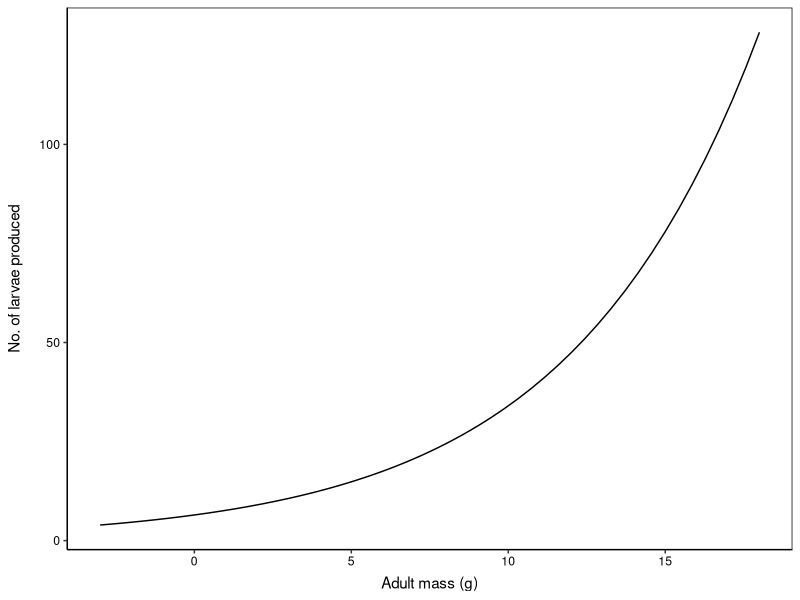
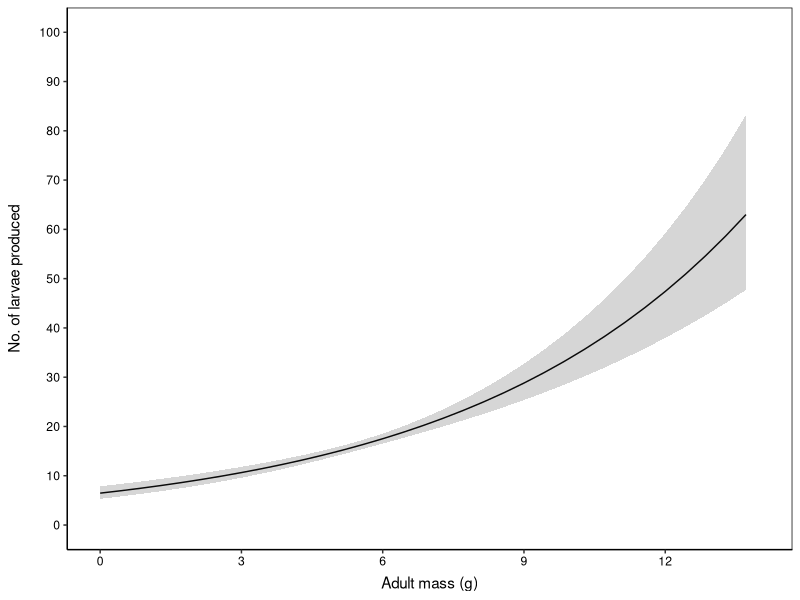

The R script that drew these images, in order:
###########################################################
###########################################################
# - Introduction to general linear models (GLM)
# - Tutorial #4 - Plot poisson glm
# - Honours Class Tutorial
# - Rhodes Universtiy
# - Script written: 23/02/2020
# - By: Guy F. Sutton
###########################################################
###########################################################

# Load required libraries
library(tidyverse)

# Set plot theme
theme_set(theme_classic() +
            theme(panel.border = element_rect(colour = "black", fill = NA),
                  axis.text = element_text(colour = "black"),
                  axis.title.x = element_text(margin = unit(c(2, 0, 0, 0), "mm")),
                  axis.title.y = element_text(margin = unit(c(0, 4, 0, 0), "mm")),
                  legend.position = "none"))

# Import data
data <- readxl::read_excel("./data_raw/poisson_data.xlsx")

# Check data imported properly
str(data)
head(data)

# We are trying to predict the number of larvae produced by
# female insects of a different mass 
mod2 <- glm(larvae ~ adult_mass,
            data = data,
            family = poisson(link = "log"))
summary(mod2)

## some data to predict at: 100 values over the range of adult_mass
ndata <- with(data, 
              data_frame(adult_mass = seq(min(adult_mass)-5, 
                                          max(adult_mass)+10,
                                          length = 50)))

## add the fitted values by predicting from the model for the new data
ndata <- add_column(ndata, 
                    fit = predict(mod2, 
                                  newdata = ndata, 
                                  type = 'response'))

## plot it
plt <- ggplot(ndata, aes(x = adult_mass, y = fit)) +
  geom_line() +
  #geom_rug(aes(y = visited, colour = lvisited), data = ndata) +
  scale_colour_discrete(name = 'Visited') +
  labs(x = 'Adult mass (g)', y = 'No. of larvae produced')
plt

# Extract inverse link from the model
ilink <- family(mod2)$linkinv

# Add predictions from the model to a new df
ndata <- bind_cols(ndata, setNames(as_tibble(predict(mod2, 
                                                     ndata,
                                                     se.fit = TRUE)[1:2]),
                                  c("fit_link", "se_link")))
head(ndata)

# Create the confidence interval and backtransform
ndata <- ndata %>%
  mutate(fit_resp = ilink(fit_link),
         right_upr = ilink(fit_link + (2 * se_link)),
         right_lwr = ilink(fit_link - (2 * se_link)))
head(ndata)

# Make the plot
ggplot(data = ndata) +
  geom_line(aes(x = adult_mass,
                y = fit)) +
  geom_ribbon(aes(x = adult_mass,
                  ymin = right_lwr,
                  ymax = right_upr),
              alpha = 0.2) +
  labs(x = "Adult mass (g)",
       y = "No. of larvae produced") +
  scale_x_continuous(breaks = seq(0, 15, 3),
                     limits = c(0, 14)) +
  scale_y_continuous(breaks = seq(0, 100, 10), 
                     limits = c(0, 100))
